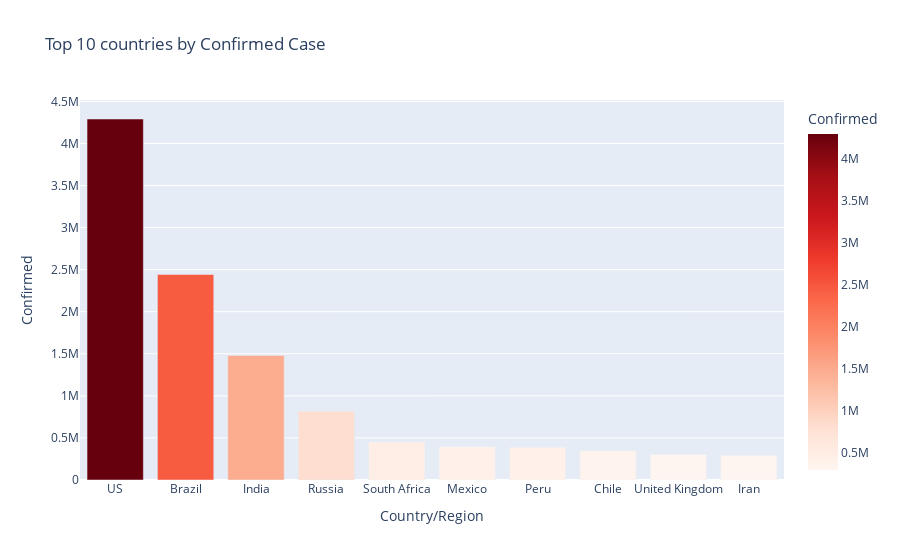

The cell this chart's notebook holds for it:
### Code cell
top_countries = df.nlargest(10, "Confirmed")
fig = px.bar(top_countries, x = "Country/Region",y="Confirmed",
        color="Confirmed",title="Top 10 countries by Confirmed Case",
        color_continuous_scale="Reds")
fig.show()

### Figure 1 — Plotly figure (JSON) as saved in the notebook; plotly's stock layout.template omitted (floating-point values rounded to 4 significant figures)
{"data": [{"hovertemplate": "Country/Region=%{x}<br>Confirmed=%{marker.color}<extra></extra>", "legendgroup": "", "marker": {"color": [4290259, 2442375, 1480073, 816680, 452529, 395489, 389717, 347923, 301708, 293606], "coloraxis": "coloraxis", "pattern": {"shape": ""}}, "name": "", "orientation": "v", "showlegend": false, "textposition": "auto", "type": "bar", "x": ["US", "Brazil", "India", "Russia", "South Africa", "Mexico", "Peru", "Chile", "United Kingdom", "Iran"], "xaxis": "x", "y": [4290259, 2442375, 1480073, 816680, 452529, 395489, 389717, 347923, 301708, 293606], "yaxis": "y"}], "layout": {"barmode": "relative", "coloraxis": {"colorbar": {"title": {"text": "Confirmed"}}, "colorscale": [[0, "rgb(255,245,240)"], [0.125, "rgb(254,224,210)"], [0.25, "rgb(252,187,161)"], [0.375, "rgb(252,146,114)"], [0.5, "rgb(251,106,74)"], [0.625, "rgb(239,59,44)"], [0.75, "rgb(203,24,29)"], [0.875, "rgb(165,15,21)"], [1, "rgb(103,0,13)"]]}, "legend": {"tracegroupgap": 0}, "title": {"text": "Top 10 countries by Confirmed Case"}, "xaxis": {"anchor": "y", "domain": [0, 1], "title": {"text": "Country/Region"}}, "yaxis": {"anchor": "x", "domain": [0, 1], "title": {"text": "Confirmed"}}}}
